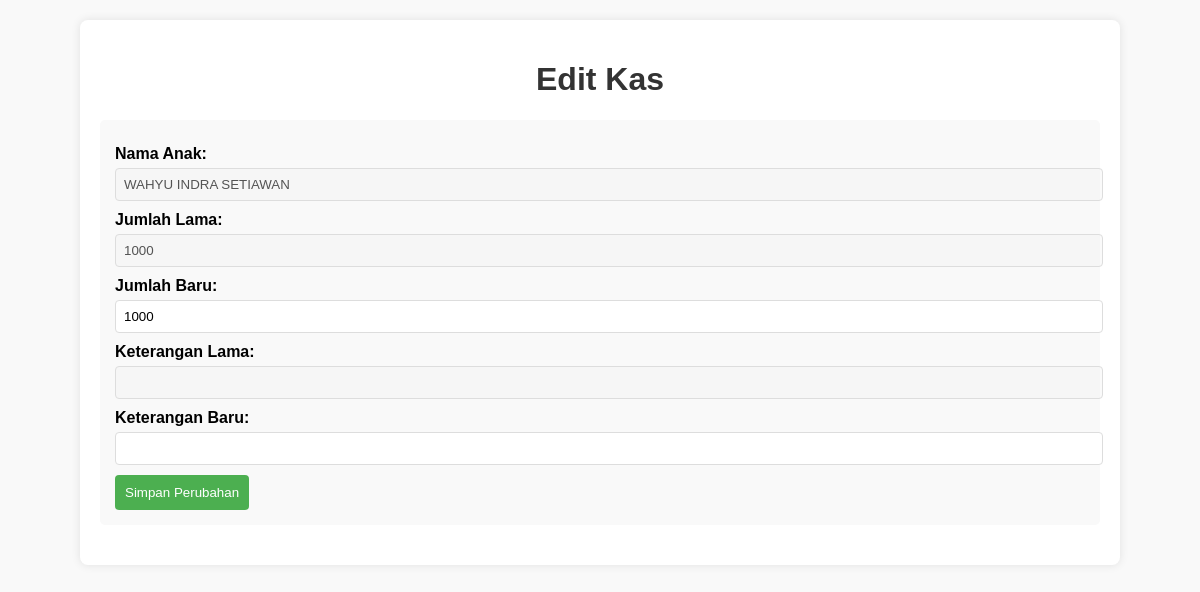
Page /edit.php?id=15 on the committed database.
### tables this page shows
CREATE TABLE `kas` (
  `id` int(11) NOT NULL,
  `nama` varchar(100) NOT NULL,
  `jumlah` int(11) NOT NULL,
  `tanggal` datetime DEFAULT current_timestamp(),
  `anak_id` int(11) DEFAULT NULL,
  `keterangan` varchar(255) DEFAULT NULL
);

CREATE TABLE `anak` (
  `id` int(11) NOT NULL,
  `nama` varchar(100) NOT NULL,
  `sudah_bayar` tinyint(1) DEFAULT 0,
  `tanggal_bayar` date DEFAULT NULL,
  `tanggal_daftar` datetime DEFAULT current_timestamp()
);

### edit.php (the view, shortened to what this page needs)
<?php
include 'koneksi.php';
$id = $_GET['id'];
if ($_SERVER['REQUEST_METHOD'] == 'POST') {
    $jumlah_baru = $_POST['jumlah_baru'];
    $keterangan_baru = $_POST['keterangan_baru'];
    if (empty($jumlah_baru)) {
        echo "<script>alert('Jumlah tidak boleh kosong!'); window.history.back();</script>";
    } else {
        $stmt = $conn->prepare("UPDATE kas SET jumlah = ?, keterangan = ? WHERE id = ?");
        $stmt->bind_param("isi", $jumlah_baru, $keterangan_baru, $id);
        if ($stmt->execute()) {
            echo "<script>alert('Data kas berhasil diubah!'); window.location='index.php';</script>";
        } else {
            echo "<script>alert('Gagal mengubah data: " . $conn->error . "'); window.history.back();</script>";
        }
        $stmt->close();
    }
} else {
    $check_kolom_keterangan = $conn->query("SHOW COLUMNS FROM kas LIKE 'keterangan'");
    $kolom_keterangan_exists = $check_kolom_keterangan->num_rows > 0;
    if($kolom_keterangan_exists) {
        $query = "SELECT k.jumlah, k.keterangan, a.nama FROM kas k JOIN anak a ON k.anak_id = a.id WHERE k.id = ?";
    } else {
        $query = "SELECT k.jumlah, k.nama as keterangan, a.nama FROM kas k JOIN anak a ON k.anak_id = a.id WHERE k.id = ?";
    }
    $stmt = $conn->prepare($query);
    $stmt->bind_param("i", $id);
    $stmt->execute();
    $result = $stmt->get_result();
    if ($result && $row = $result->fetch_assoc()) {
        $jumlah_lama = $row['jumlah'];
        $keterangan_lama = $row['keterangan'];
        $nama_anak = $row['nama'];
    } else {
        echo "<script>alert('Data tidak ditemukan: " . $conn->error . "'); window.location='index.php';</script>";
        exit;
    }
}
?>
<!DOCTYPE html>
<html lang="id">
<head>
    <link rel="stylesheet" href="assets/style.css?v=1.1">
</head>
<body>
<div class="container">
    <h1>Edit Kas</h1>
    <form action="edit.php?id=<?= $id; ?>" method="POST" class="form">
        <label>Nama Anak:</label>
        <input type="text" value="<?= htmlspecialchars($nama_anak); ?>" disabled>
        <label>Jumlah Lama:</label>
        <input type="text" value="<?= htmlspecialchars($jumlah_lama); ?>" disabled>
        <label>Jumlah Baru:</label>
        <input type="number" name="jumlah_baru" value="<?= htmlspecialchars($jumlah_lama); ?>" required>
        <label>Keterangan Lama:</label>
        <input type="text" value="<?= htmlspecialchars($keterangan_lama); ?>" disabled>
        <label>Keterangan Baru:</label>
        <input type="text" name="keterangan_baru" value="<?= htmlspecialchars($keterangan_lama); ?>">
        <button type="submit" class="btn-submit">Simpan Perubahan</button>
    </form>
</div>
</body>
</html>

### assets/style.css (style rules this page uses)
body { font-family: Arial, sans-serif; background-color: #f9f9f9; margin: 0; padding: 20px; }
.container { max-width: 1000px; background: white; padding: 20px; margin: 0 auto; border-radius: 8px; box-shadow: 0 0 10px rgba(0,0,0,0.1); }
h1, h2 { color: #333; text-align: center; }
form { margin-bottom: 20px; background-color: #f9f9f9; padding: 15px; border-radius: 5px; }
label { display: block; margin-top: 10px; font-weight: bold; }
input, select { width: 100%; padding: 8px; margin-top: 5px; border: 1px solid #ddd; border-radius: 4px; }
.btn-submit { background-color: #4CAF50; color: white; border: none; padding: 10px; margin-top: 10px; border-radius: 4px; cursor: pointer; }

### rows in the picture
kas: anak.nama "WAHYU INDRA SETIAWAN", jumlah "1000", jumlah_baru "1000"
